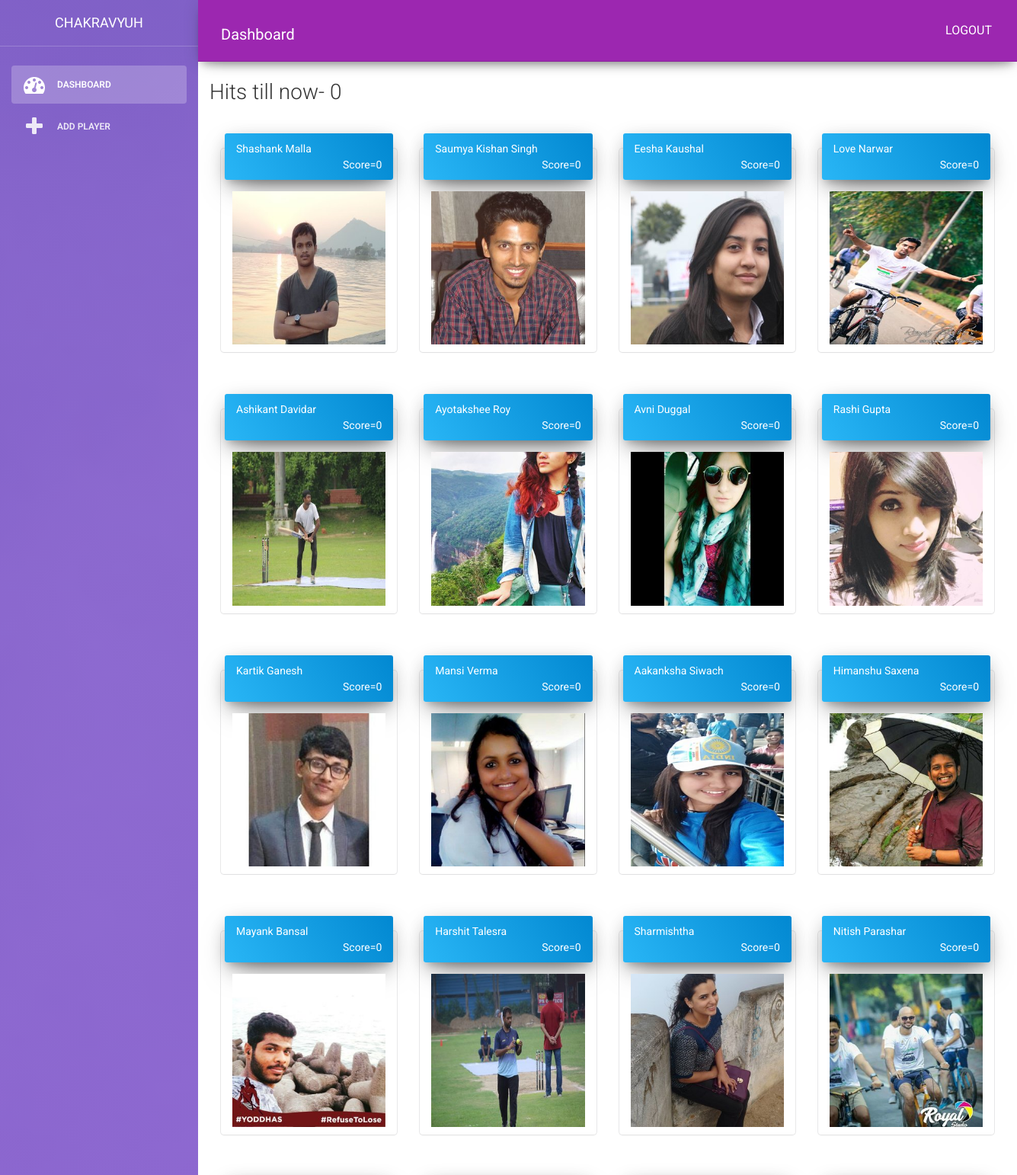
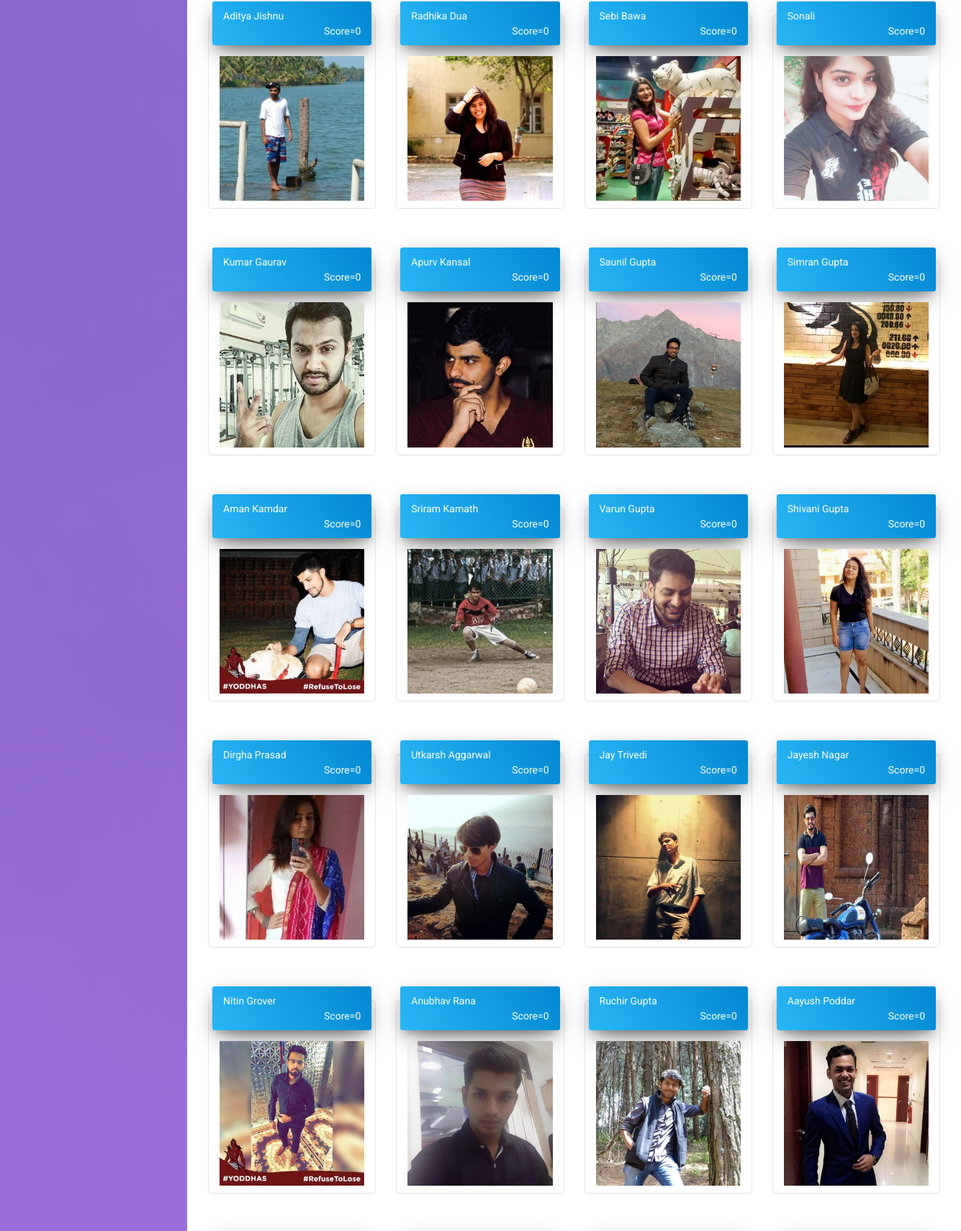
/user/dashboard.php (upper part), run on the app's committed database (2 pictures, top to bottom).
### tables this page shows
CREATE TABLE `player` (
  `SNO` int(10) NOT NULL,
  `NAME` text NOT NULL,
  `LIKES` int(10) NOT NULL DEFAULT '0',
  `DISLIKES` int(10) NOT NULL DEFAULT '0',
  `IMAGE` text NOT NULL,
  `sex` char(1) NOT NULL,
  `price` decimal(10,0) NOT NULL,
  `category` text
);

### user/dashboard.php (the view, shortened to what this page needs)
<?php
$connection=mysqli_connect("204.11.58.166:3306","imtg-chakravyuh","Kumar@143","chakravyuh");
mysqli_select_db($connection,"chakravyuh");
$sqlhits = "SELECT SUM(LIKES) as hits from player";
$resulthits = mysqli_query($connection,$sqlhits) or die("<b>Error:</b> Problem on Image Insert<br/>" . mysqli_error($connection));
$playerhits=mysqli_fetch_array($resulthits,MYSQLI_ASSOC);
?>
<!doctype html>
<html lang="en">
<head>
    <link href="../assets/css/bootstrap.min.css" rel="stylesheet" />
    <link href="../assets/css/material-kit.css" rel="stylesheet"/>
    <link rel="stylesheet" type="text/css" href="../assets/css/custom.css">
    <link href="../assets/css/light-bootstrap-dashboard.css?v=1.4.0" rel="stylesheet"/>
    <link href="http://maxcdn.bootstrapcdn.com/font-awesome/4.2.0/css/font-awesome.min.css" rel="stylesheet">
</head>
<body>
<div class="wrapper">
    <div class="sidebar" data-color="purple" data-image="../assets/img/sidebar-5.jpg">
        <div class="sidebar-wrapper">
            <div class="logo">
                <a href="../index.php" class="simple-text">
                    Chakravyuh
                </a>
            </div>
            <ul class="nav">
                <li class="active">
                    <a href="dashboard.php">
                        <i class="fa fa-dashboard"></i>
                        <p>Dashboard</p>
                    </a>
                </li>
                <li>
                    <a href="addPlayer.php">
                        <i class="fa fa-plus" aria-hidden="true"></i>
                        <p>Add Player</p>
                    </a>
                </li>
            </ul>
    	</div>
    </div>
    <div class="main-panel">
        <nav class="navbar navbar-default navbar-fixed">
            <div class="container-fluid">
                <div class="navbar-header">
                    <a class="navbar-brand" href="#">Dashboard</a>
                </div>
                <div class="collapse navbar-collapse">
                    <ul class="nav navbar-nav navbar-right">
                        <li>
                            <a href="logout.php" style="color:#fff">
                                <p>Logout</p>
                            </a>
                        </li>
                    </ul>
                </div>
            </div>
        </nav>
        <div class="content">
            <div class="container-fluid" id="changeDiv">
				<H3><?php echo "Hits till now- ".$playerhits['hits'];?></H3>
            <div id="player">
                <?php
                    $sql = "SELECT SNO,LIKES,DISLIKES,NAME,IMAGE,LIKES+DISLIKES as score from player order by score desc";
                    $result = mysqli_query($connection,$sql) or die("<b>Error:</b> Problem on Image Insert<br/>" . mysqli_error($connection));
                    while($player=mysqli_fetch_array($result,MYSQLI_ASSOC))
                    {
                        echo "<div  id='player".$player['SNO']."' class='player col-md-3 col-sm-3 col-xs-6'>
                                <div class='card card-nav-tabs'>
                                    <div class='header header-info'>
                                        <div class='nav-tabs-wrapper'>
                                            <ul class='nav nav-tabs' data-tabs='tabs'>
                                                <li>".$player['NAME']."</li><br/>
                                                <li class='pull-right'>Score=".$player['score']."</li>
                                            </ul>
                                        </div>
                                    </div>
                                    <div class='content'>
                                        <div class='tab-content text-center'>
                                        <img class='img-responsive' src='".$player['IMAGE']."'>
                                        </div>
                                    </div>
                                </div>
                            </div>";
                    }
                ?>
            </div>
        </div>
    </div>
    </div>
</div>
</body>
</html>

### assets/css/custom.css (style rules this page uses)
.card .header { margin: 10px 5px 0px 5px; padding: 10px 0px; }
.card-nav-tabs .header { margin-top:-20px; }
.card .content { padding: 15px 5px 0px 5px; }

### user/dashboard.php (style rules this page uses)
#changeDiv { background: #fff; }
.main-panel > .content { padding:0; }
.card .header { padding:10px 0px; }

### data on the page
player: NAME "Shashank Malla", score "0", IMAGE (picture)
player: NAME "Saumya Kishan Singh", score "0", IMAGE (picture)
player: NAME "Eesha Kaushal", score "0", IMAGE (picture)
player: NAME "Love Narwar", score "0", IMAGE (picture)
player: NAME "Ashikant Davidar", score "0", IMAGE (picture)
player: NAME "Ayotakshee Roy", score "0", IMAGE (picture)
player: NAME "Avni Duggal", score "0", IMAGE (picture)
player: NAME "Rashi Gupta", score "0", IMAGE (picture)
player: NAME "Kartik Ganesh", score "0", IMAGE (picture)
player: NAME "Mansi Verma", score "0", IMAGE (picture)
player: NAME "Aakanksha Siwach", score "0", IMAGE (picture)
player: NAME "Himanshu Saxena", score "0", IMAGE (picture)
player: NAME "Mayank Bansal", score "0", IMAGE (picture)
player: NAME "Harshit Talesra", score "0", IMAGE (picture)
player: NAME "Sharmishtha", score "0", IMAGE (picture)
player: NAME "Nitish Parashar", score "0", IMAGE (picture)
player: NAME "Aditya Jishnu", score "0", IMAGE (picture)
player: NAME "Radhika Dua", score "0", IMAGE (picture)
player: NAME "Sebi Bawa", score "0", IMAGE (picture)
player: NAME "Sonali", score "0", IMAGE (picture)
player: NAME "Kumar Gaurav", score "0", IMAGE (picture)
player: NAME "Apurv Kansal", score "0", IMAGE (picture)
player: NAME "Saunil Gupta", score "0", IMAGE (picture)
player: NAME "Simran Gupta", score "0", IMAGE (picture)
player: NAME "Aman Kamdar", score "0", IMAGE (picture)
player: NAME "Sriram Kamath", score "0", IMAGE (picture)
player: NAME "Varun Gupta", score "0", IMAGE (picture)
player: NAME "Shivani Gupta", score "0", IMAGE (picture)
player: NAME "Dirgha Prasad", score "0", IMAGE (picture)
player: NAME "Utkarsh Aggarwal", score "0", IMAGE (picture)
player: NAME "Jay Trivedi", score "0", IMAGE (picture)
player: NAME "Jayesh Nagar", score "0", IMAGE (picture)
player: NAME "Nitin Grover", score "0", IMAGE (picture)
player: NAME "Anubhav Rana", score "0", IMAGE (picture)
player: NAME "Ruchir Gupta", score "0", IMAGE (picture)
player: NAME "Aayush Poddar", score "0", IMAGE (picture)

### other printed values
$playerhits['hits'] "0"
